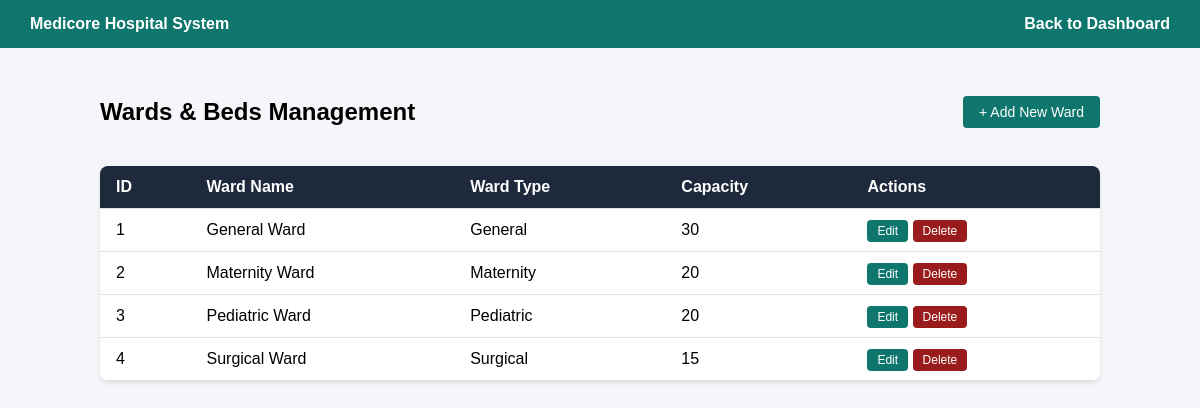
Screenshot of /wards/index.php with the database file from the repository.
### tables this page shows
CREATE TABLE wards (
    id INT AUTO_INCREMENT PRIMARY KEY,

    ward_name VARCHAR(100) NOT NULL UNIQUE,
    ward_type VARCHAR(100),

    capacity INT NOT NULL DEFAULT 0,

    CONSTRAINT chk_ward_capacity
        CHECK (capacity >= 0)
);

### wards/index.php (the view, shortened to what this page needs)
<?php
include '../config/database.php';
$sql = "SELECT * FROM wards";
$result = $conn->query($sql);
?>
<!DOCTYPE html>
<html lang="en">
<head>
</head>
<body>
    <div class="navbar">
        <div><a href="../admin/dashboard.php">Medicore Hospital System</a></div>
        <div><a href="../admin/dashboard.php">Back to Dashboard</a></div>
    </div>
    <div class="container">
        <div class="header-flex">
            <h2>Wards & Beds Management</h2>
            <a href="add.php" class="btn btn-success">+ Add New Ward</a>
        </div>
        <div class="card">
            <table>
                <thead>
                    <tr>
                        <th>ID</th>
                        <th>Ward Name</th>
                        <th>Ward Type</th>
                        <th>Capacity</th>
                        <th>Actions</th>
                    </tr>
                </thead>
                <tbody>
                    <?php if ($result && $result->num_rows > 0): ?>
                        <?php while($row = $result->fetch_assoc()): ?>
                            <tr>
                                <td><?php echo htmlspecialchars($row['id']); ?></td>
                                <td><?php echo htmlspecialchars($row['ward_name']); ?></td>
                                <td><?php echo htmlspecialchars($row['ward_type']); ?></td>
                                <td><?php echo htmlspecialchars($row['capacity']); ?></td>
                                <td>
                                    <a href="edit.php?id=<?php echo $row['id']; ?>" class="btn btn-primary" style="padding: 4px 10px; font-size: 12px;">Edit</a>
                                    <a href="delete.php?id=<?php echo $row['id']; ?>" class="btn btn-danger" style="padding: 4px 10px; font-size: 12px;" onclick="return confirm('Are you sure you want to delete this ward?');">Delete</a>
                                </td>
                            </tr>
                        <?php endwhile; ?>
                    <?php else: ?>
                        <tr>
                            <td colspan="5" class="text-center">No wards found in the database.</td>
                        </tr>
                    <?php endif; ?>
                </tbody>
            </table>
        </div>
    </div>
</body>
</html>

### wards/index.php (style rules this page uses)
body { font-family: Arial, sans-serif; background-color: #f4f6f9; margin: 0; padding: 0; }
.navbar { background-color: #0f766e; color: white; padding: 15px 30px; display: flex; justify-content: space-between; align-items: center; }
.navbar a { color: white; text-decoration: none; font-weight: bold; }
.container { max-width: 1000px; margin: 30px auto; padding: 0 20px; }
.header-flex { display: flex; justify-content: space-between; align-items: center; margin-bottom: 20px; }
.btn { padding: 8px 16px; border-radius: 4px; text-decoration: none; font-size: 14px; cursor: pointer; }
.btn-success { background-color: #0f766e; color: white; border: none; }
.btn-primary { background-color: #0f766e; color: white; border: none; }
.btn-danger { background-color: #991b1b; color: white; border: none; }
.card { background: white; border-radius: 8px; box-shadow: 0 2px 4px rgba(0,0,0,0.1); overflow: hidden; }
table { width: 100%; border-collapse: collapse; text-align: left; }
th, td { padding: 12px 16px; border-bottom: 1px solid #dee2e6; }
th { background-color: #1e293b; color: white; font-weight: 600; }

### rows the page displays
wards: id "1", ward_name "General Ward", ward_type "General", capacity "30"
wards: id "2", ward_name "Maternity Ward", ward_type "Maternity", capacity "20"
wards: id "3", ward_name "Pediatric Ward", ward_type "Pediatric", capacity "20"
wards: id "4", ward_name "Surgical Ward", ward_type "Surgical", capacity "15"
